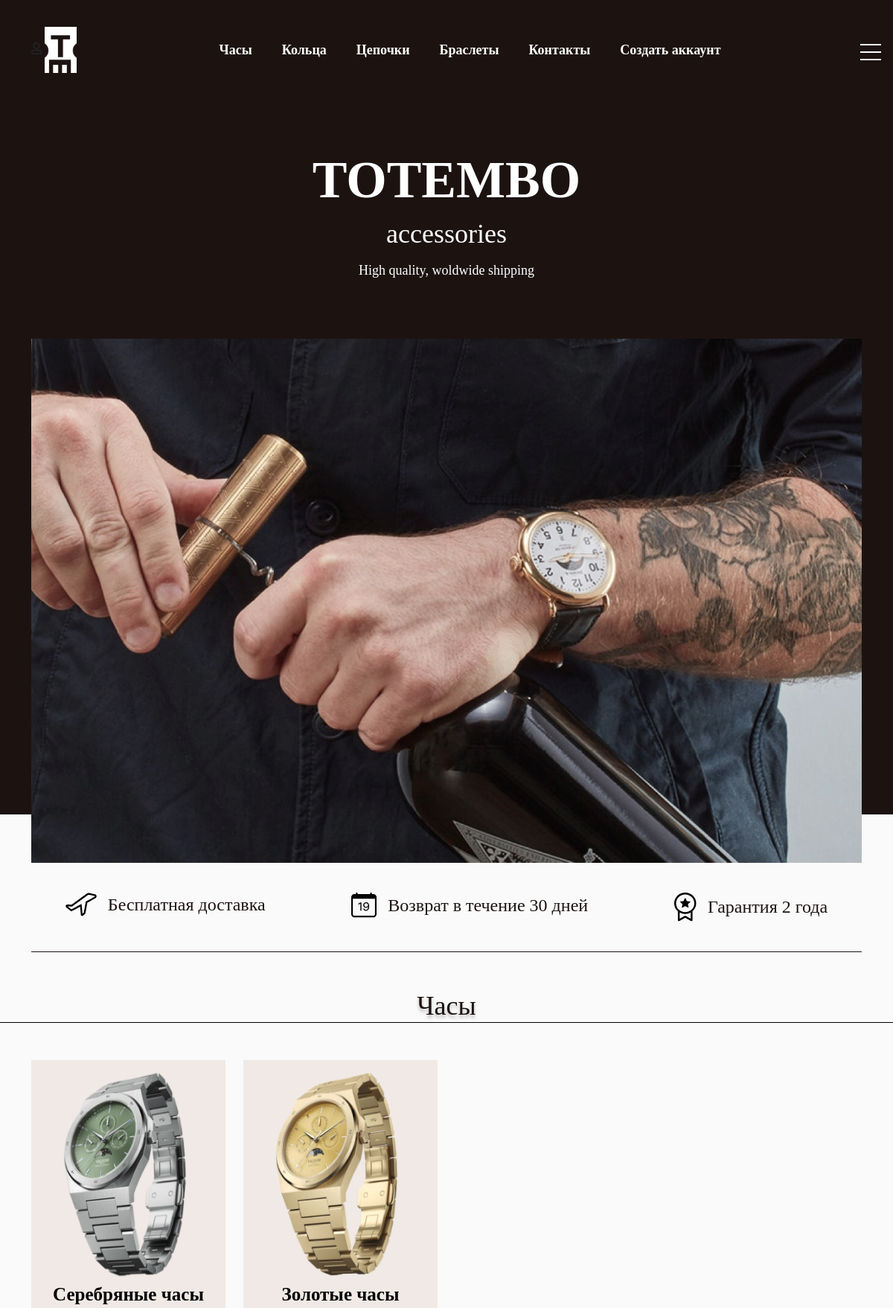
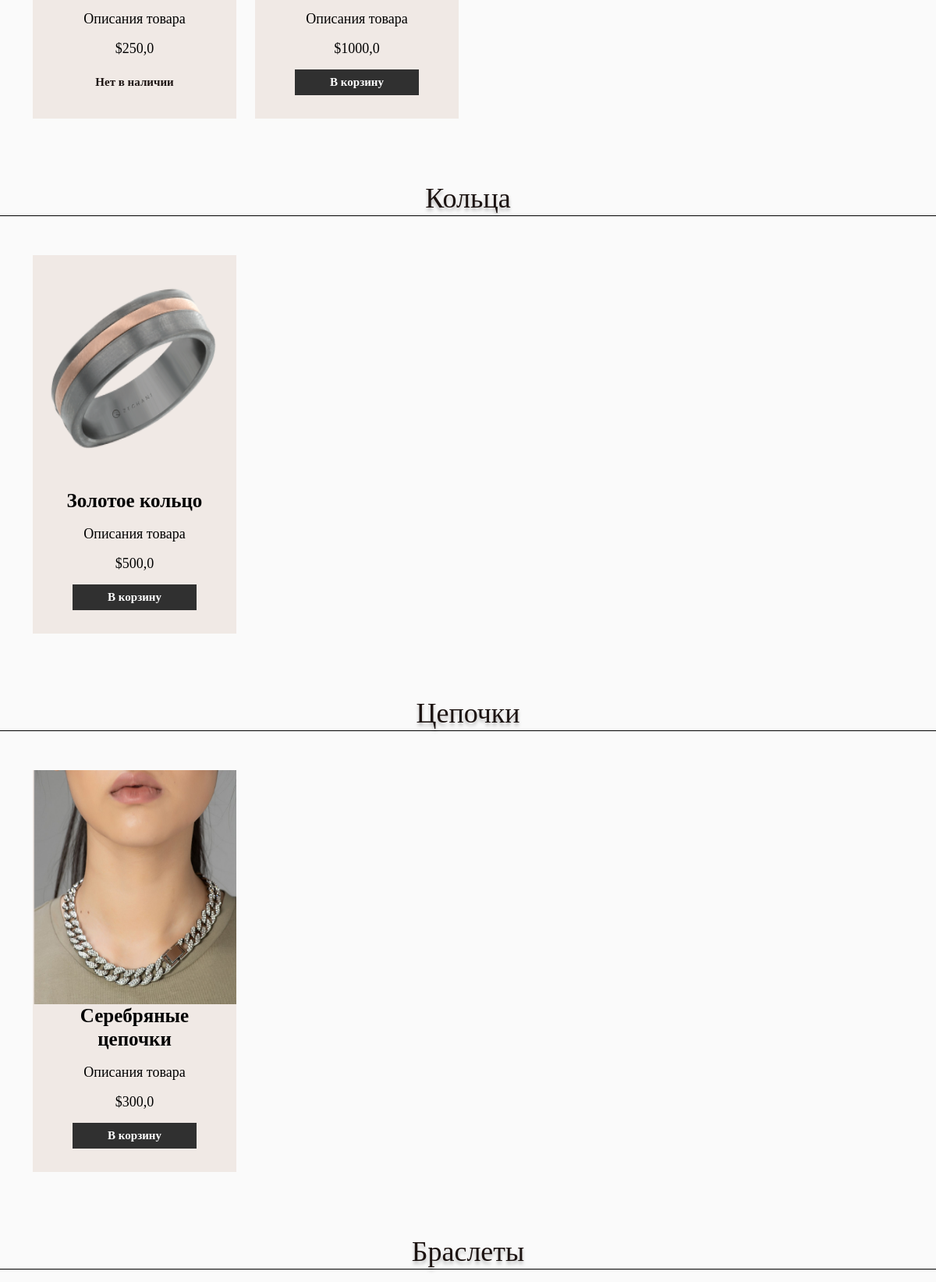
The page / (upper part) on the database its author committed (2 pictures, top to bottom).
### store/models.py (models this page shows, shortened)
class Category(models.Model):
    title = models.CharField(max_length=255, unique=True) # unique=True--> nomi qaytarilmasin
    def get_absolute_url(self):
        return reverse('product_list_by_category', kwargs={'pk': self.pk})

class Product(models.Model):
    name = models.CharField(max_length=255)
    price = models.FloatField()                                 # narxni float ko'rinishida ko'rsatish yani $.sent
    image = models.ImageField(null=True, blank=True)
    created_at = models.DateTimeField(auto_now_add=True)
    description = models.TextField(default='Описания товара')
    quantity = models.PositiveIntegerField()
    is_published = models.BooleanField(default=True)
    category = models.ForeignKey(Category, on_delete=models.CASCADE)    # ForeignKey--> tepadagi Category classi bilan bog'lansin
    def get_absolute_url(self):
        return reverse('product_detail', kwargs={'pk': self.pk})

### store/views.py (the view)
# urls.py: path('', ProductList.as_view(), name='product_list'),
class ProductList(ListView):
    model = Product
    extra_context = {
        'title': 'Главная страница'
    }
    context_object_name = 'categories'
    template_name = 'store/product_list.html'
    def get_queryset(self):
        categories = Category.objects.all()     # modelsdagi Category class ni xammasini chaqirdik
        data = []
        for category in categories:
            products = Product.objects.filter(
                category=category, is_published=True)[:4]    # category ustuni teng bo'sin category ga i topilganlarni 4tasini chiqar
            data.append({
                'title': category.title,
                'products': products
            })
        return data
    def get_context_data(self, object_list=None, **kwargs):
        context = super(ProductList, self).get_context_data(**kwargs)
        context["title"] = 'Главная страница'
        return context

### store/templatetags/store_tags.py (called while the page is built)
@register.simple_tag()
def get_categories():
    return Category.objects.all()

@register.simple_tag()
def get_cart_product_quantity(request):
    data = cart_data(request)
    return data['cart_products_quantity']

### store/utils.py (called while the page is built, shortened)
def get_session_cart(request):
    session = request.session
    cart = session.get(settings.CART_SESSION_ID)
    if not cart:
        cart = session['cart'] = {
        }
    items = []
    order = {
        'cart_total_price': 0,
        'cart_products_quantity': 0,
        'shipping': True,
    }
    cart_products_quantity = order['cart_products_quantity']
    session.modified = True
    return {
        'order': order,
        'products': items,
        'cart_products_quantity': cart_products_quantity
    }

def cart_data(request):
    if request.user.is_authenticated:
        customer, created = Customer.objects.get_or_create(user=request.user, name=request.user.username, email=request.user.email)
        order, created = Order.objects.get_or_create(customer=customer, complete=False)
        products = order.orderproduct_set.all()
        cart_products_quantity = order.cart_products_quantity
    else:
        session_cart = get_session_cart(request)
        order = session_cart['order']
        products = session_cart['products']
        cart_products_quantity = session_cart['cart_products_quantity']
    return {
        'order': order,
        'products': products,
        'cart_products_quantity':cart_products_quantity
    }

### store/templates/store/product_list.html (shortened to what this page needs)
{% extends 'base.html' %}
{% load static %}
{% block main %}
<main>
    {% include 'store/components/_guarantees.html' %}
    {% for category in categories %}
    <section class="products-section">
        <h2 class="main_title text-center" style="border-bottom: 1px solid black">{{ category.title }}</h2>
        <div class="container">
            <div class="row">
                {% for product in category.products %}
                <div class="col-12 col-sm-6 col-md-4 col-lg-3">
                    {% include 'store/components/_product_card.html' %}
                </div>
                {% endfor %}
            </div>
        </div>
    </section>
    {% endfor %}
</main>
{% endblock main %}

### templates/components/_header_nav.html
{% load store_tags %}
{% get_categories as categories %}
<ul class="header_nav-menu d-flex justify-content-center flex-wrap text-center {% if 'category' in request.path %} border-dark {% endif %}">
    {% for category in categories %}
    <li class="header_nav-item">
        <a class="header_nav-link " href="{{ category.get_absolute_url }}">{{ category.title }}</a>
    </li>
    {% endfor %}
    <li class="header_nav-item mt-3 mt-lg-0">
        <a class="header_nav-link " href="#">Контакты</a>
    </li>
    <li class="header_nav-item mt-3 mt-lg-0">
        {% if not request.user.is_authenticated %}
            <a class="header_nav-link " href="#">Создать аккаунт</a>
        {% endif %}
    </li>
</ul>

### store/templates/store/components/_product_card.html
<div class="product_card text-center">
    <a class="product_card-detail"
       {% if product.quantity > 0 %}
        href="{{ product.get_absolute_url }}"
        {% endif %}>
        <div class="w-100">
            <img class="product_card-img img-fluid" style="height:300px;" src="{{ product.image.url }}" alt="">
        </div>
        <div class="product_card-description">
            <p class="product_card-name">{{ product.name }}</p>
            <p class="product_card-desc">{{ product.description }}</p>
            <p class="product_card-price">${{ product.price }}</p>
        </div>
    </a>
    {% if product.quantity > 0 %}
        <a href="{% url 'to_cart' product_id=product.pk action='add' %}" class="product_card-btn">В корзину</a>
    {% else %}
        <a href="" class="product_card-txt">Нет в наличии</a>
    {% endif %}
</div>

### static/css/style.css (style rules this page uses)
ul, li { padding: 0; margin: 0; }
a, li { text-decoration: none; list-style: none; }
.main_title { font-family: Montserrat; font-weight: normal; font-size: 36px; line-height: 44px; color: #1C1311; margin-top: 50px; margin-bottom: 50px; text-shadow: 0 4px 4px rgba(0, 0, 0, 0.25); }
.header_nav-item { list-style: none; }
.header_nav-link { font-family: Montserrat; font-weight: 600; font-size: 18px; color: #fff; line-height: 22px; margin: 0 20px; text-decoration: none; }
.header_nav-menu { padding: 55px 0; }
.product_card { position: relative; box-sizing: border-box; background: #F0E9E5; margin-bottom: 30px; transition: all 1s; padding-bottom: 30px; }
.product_card-description { padding: 0 15px; }
.product_card-name { font-family: Montserrat; font-weight: 600; font-size: 25px; line-height: 30px; color: #000000; }
.product_card-desc { font-family: Montserrat; font-weight: normal; font-size: 18px; line-height: 22px; color: #000000; }
.product_card-price { font-family: Montserrat; font-style: normal; font-weight: normal; font-size: 18px; line-height: 22px; color: #000000; }
.product_card-btn { position: relative; top: 0; left: 0; display: inline-block; padding: 10px 45px; background: #303030; font-family: Montserrat; font-style: normal; font-weight: bold; font-size: 15px; line-height: 13px; color: #FFFFFF; transition: all 0.5s; }

### store/static/store/css/additional_style.css (style rules this page uses)
.product_card-txt { display: inline-block; padding: 10px 45px; font-family: Montserrat; font-style: normal; font-weight: bold; font-size: 15px; line-height: 13px; color: #1c1311; }
body { background-color: hsl(0, 0%, 98%); }
h1, h2, h3, h4, h5, h6 { color: hsl(0, 0%, 30%); }
main { margin-bottom: 50px; }

### rows shown on the page
Category: title "Часы", title "Часы"
Category: title "Кольца", title "Кольца"
Category: title "Цепочки", title "Цепочки"
Category: title "Браслеты", title "Браслеты"
Product: image (picture), name "Серебряные часы", description "Описания товара", price "250,0", quantity "Нет в наличии"
Product: image (picture), name "Золотые часы", description "Описания товара", price "1000,0", quantity "В корзину"
Product: image (picture), name "Золотое кольцо", description "Описания товара", price "500,0", quantity "В корзину"
Product: image (picture), name "Серебряные цепочки", description "Описания товара", price "300,0", quantity "В корзину"
